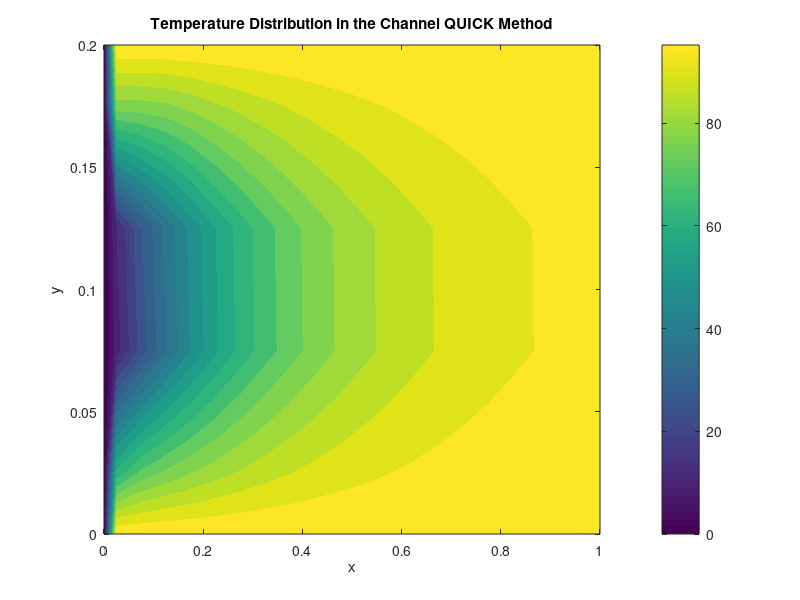

Reproduce this figure in MATLAB.
clc;close all
clear all
H=0.2;
M=22;
N=6;
x0=0;
y0=0;
X=zeros(N,M);
Y=zeros(N,M);
deltax=1/(M-2);
deltay=0.2/(N-2);
x0=deltax/2;
y0=deltay/2;
for i=1:N
    for j=2:M-1
        X(i,j)=x0+(j-2)*deltax;
    end
 
end
   X(:,M)=X(:,M-1)+deltax/2;
   for j=1:M
    for i=2:N-1
        Y(i,j)=y0+(i-2)*deltay;
    end
    
end
   Y(N,:)=Y(N-1,:)+deltay/2;
   for i=1:N
     j=1:M
     U(i,j)=1.5-1.5*((2*Y(i,j)/H)-1).^2
   end
kcp=0.02;
D=kcp;
ro=1;
 T=zeros(N,M);
 T(:,:)=0.;
 T(1,:)=100;
 T(N,:)=100
 T(:,1)=0;
 Tnew=T;
 error=1000;
 eps=.001;
  T(:,M)=T(:,M-1)
 while(error>=eps)
 
 for i=2:N-1
     for j=2:M-1
         deltaxe=X(i,j+1)-X(i,j);
         deltaxw=X(i,j)-X(i,j-1);
         deltayn=Y(i+1,j)-Y(i,j);
         deltays=Y(i,j)-Y(i-1,j);
         Ae=Y(i+1,j+1)-Y(i,j+1);
         Aw=Y(i+1,j)-Y(i,j);
         An=X(i+1,j+1)-X(i+1,j);
         As=X(i,j+1)-X(i,j);
         Fe=ro*U(i,j)*Ae;
         Fw=ro*U(i,j)*Aw;
         Fn=0;
         Fs=0;
         
         aE=D-((3/8)*Fe)
         aW=D+(6/8)*Fw+(1/8)*Fe;
         aN=D;
         aS=D;
         aww=(-1/8)*Fw
         sp=0.;
         Su1=0; Su2=0;Su3=0;Su4=0;
         
        if (i==N-1)
             aN=2*aN;
             Su2=aN*T(i+1,j);
             sp=-aN;
             aN=0;
        end
        if (i==2)
            aS=2*aS;
             Su1=aS*T(i-1,j);
             sp=-aS;
             aS=0
             end
        if(j==2)
            aW=D-(1/8)*Fe+Fw;
            Su3=(Fw+(2/8)*Fe)*T(i,j-1);
            sp=0;
            aww=0;
            b=Su1+Su2+Su3+Su4
          aP=aE+aW+aN+aS+aww-sp+Fe-Fw;
         Tnew(i,j)=(aE*T(i,j+1)+aW*T(i,j-1)+aN*T(i+1,j)+aS*T(i-1,j)+b)/aP ;
        else
          b=Su1+Su2+Su3+Su4;

         aP=aE+aW+aN+aS+aww-sp+Fe-Fw;
         Tnew(i,j)=(aE*T(i,j+1)+aW*T(i,j-1)+aN*T(i+1,j)+aS*T(i-1,j)+aww*T(i,j-2)+b)/aP ;       
        end
        
        end
   
 end
Tnew(:,M)=Tnew(:,M-1);
error=norm((Tnew-T),2);
T=Tnew;
 
 end
contourf(X, Y, T, 20, 'LineColor', 'none');
colorbar;
title('Temperature Distribution in the Channel QUICK Method');
xlabel('x');
ylabel('y');
